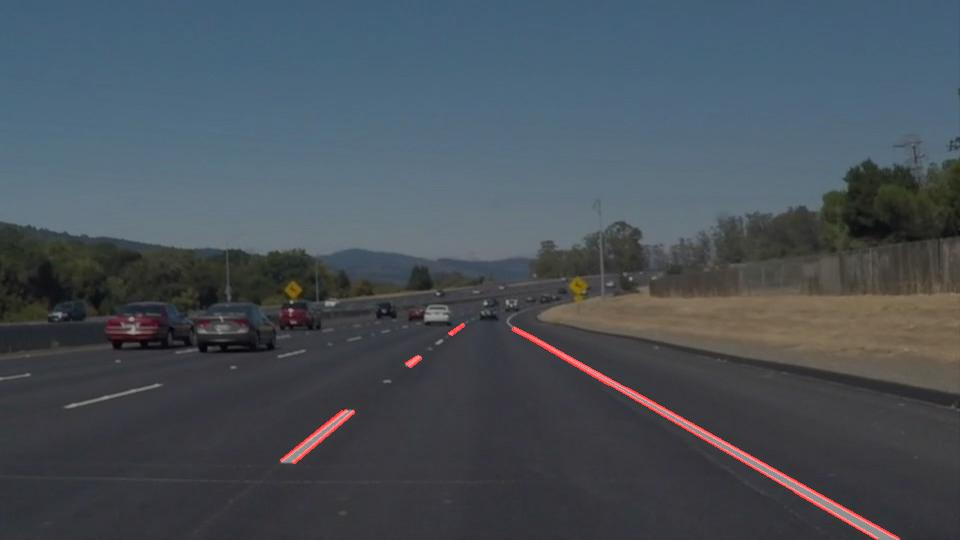
#> input picture test_images/solidWhiteCurve_output.jpg, 960 x 540 px, given in place of solidWhiteRight.jpg, which was not available
$ jupyter execute --allow-errors P1.ipynb   (shell and % lines are left out)   (text cells are left out)
#> lines starting #> are read from the running program, lines starting #| are printed output that depends on the picture; after the words box and inside, x2 and y2 are one past the last pixel; in counts of white or black regions, pixels touching at a corner belong together; pictures that were not available may be replaced by others from this repository, and a replacement may not be noted
[cell 1]
#importing some useful packages
import matplotlib.pyplot as plt
import matplotlib.image as mpimg
import numpy as np
import cv2
from PIL import Image

[cell 2]
#reading in an image
image = mpimg.imread('test_images/solidWhiteRight.jpg')
#> image is the input picture: shape (540, 960, 3); mean R, G, B 72.4, 80.7, 88.8

#printing out some stats and plotting
print('This image is:', type(image), 'with dimensions:', image.shape)
#| This image is: <class 'numpy.ndarray'> with dimensions: (540, 960, 3)
plt.imshow(image)  # if you wanted to show a single color channel image called 'gray', for example, call as plt.imshow(gray, cmap='gray')

[cell 3]
import math

def grayscale(img):
    """Applies the Grayscale transform
    This will return an image with only one color channel
    but NOTE: to see the returned image as grayscale
    (assuming your grayscaled image is called 'gray')
    you should call plt.imshow(gray, cmap='gray')"""
    return cv2.cvtColor(img, cv2.COLOR_RGB2GRAY)
    # Or use BGR2GRAY if you read an image with cv2.imread()
    # return cv2.cvtColor(img, cv2.COLOR_BGR2GRAY)

def canny(img, low_threshold, high_threshold):
    """Applies the Canny transform"""
    return cv2.Canny(img, low_threshold, high_threshold)

def gaussian_blur(img, kernel_size):
    """Applies a Gaussian Noise kernel"""
    return cv2.GaussianBlur(img, (kernel_size, kernel_size), 0)

def region_of_interest(img, vertices):
    """
    Applies an image mask.

    Only keeps the region of the image defined by the polygon
    formed from `vertices`. The rest of the image is set to black.
    """
    #defining a blank mask to start with
    mask = np.zeros_like(img)

    #defining a 3 channel or 1 channel color to fill the mask with depending on the input image
    if len(img.shape) > 2:
        channel_count = img.shape[2]  # i.e. 3 or 4 depending on your image
        ignore_mask_color = (255,) * channel_count
    else:
        ignore_mask_color = 255

    #filling pixels inside the polygon defined by "vertices" with the fill color
    cv2.fillPoly(mask, vertices, ignore_mask_color)

    #returning the image only where mask pixels are nonzero
    masked_image = cv2.bitwise_and(img, mask)
    return masked_image

def ave_lines(lines):
    # [14 lines of commented-out code are left out]
    points = []
    for line in lines:
        for x1,y1,x2,y2 in line:
            points.append([x1,y1])
            points.append([x2,y2])

    ave_line = cv2.fitLine(np.array(points), cv2.DIST_WELSCH,0, 0.01, 0.01)

    return ave_line[0], ave_line[1], ave_line[2], ave_line[3]


def draw_lines(img, lines, color=[255, 0, 0], thickness=2):
    """
    NOTE: this is the function you might want to use as a starting point once you want to
    average/extrapolate the line segments you detect to map out the full
    extent of the lane (going from the result shown in raw-lines-example.mp4
    to that shown in P1_example.mp4).

    Think about things like separating line segments by their
    slope ((y2-y1)/(x2-x1)) to decide which segments are part of the left
    line vs. the right line.  Then, you can average the position of each of
    the lines and extrapolate to the top and bottom of the lane.

    This function draws `lines` with `color` and `thickness`.
    Lines are drawn on the image inplace (mutates the image).
    If you want to make the lines semi-transparent, think about combining
    this function with the weighted_img() function below
    """
    height = img.shape[0]
    width = img.shape[1]
    left_line = []
    right_line = []
    for line in lines:
        for x1,y1,x2,y2 in line:
            slope = ((y2-y1)/(x2-x1))
            if slope < -0.4:
                left_line.append(line)
            elif slope > 0.4:
                right_line.append(line)

    for line in left_line:
        for x1,y1,x2,y2 in line:
            cv2.line(img, (x1, y1), (x2, y2), [0, 255, 0], 2)
    for line in right_line:
        for x1,y1,x2,y2 in line:
            cv2.line(img, (x1, y1), (x2, y2), [255, 0, 0], 2)

    left_ave_vx, left_ave_vy, left_ave_x, left_ave_y = ave_lines(left_line)
    right_ave_vx, right_ave_vy, right_ave_x, right_ave_y = ave_lines(right_line)

    y1 = height - 1
    y2 = math.floor(0.65 * height)

    left_x1 = math.floor((y1 - left_ave_y)*left_ave_vx/left_ave_vy + left_ave_x)
    left_x2 = math.floor((y2 - left_ave_y)*left_ave_vx/left_ave_vy + left_ave_x)

    right_x1 = math.floor((y1 - right_ave_y)*right_ave_vx/right_ave_vy + right_ave_x)
    right_x2 = math.floor((y2 - right_ave_y)*right_ave_vx/right_ave_vy + right_ave_x)

    # print(left_ave_slope, left_ave_x, left_ave_y)
    # print(right_ave_slope, right_ave_x, right_ave_y)

    cv2.line(img, (left_x1, y1), (left_x2, y2), [0, 0, 255], 10)
    cv2.line(img, (right_x1, y1), (right_x2, y2), [0, 0, 255], 10)


def hough_lines(img, rho, theta, threshold, min_line_len, max_line_gap):
    """
    `img` should be the output of a Canny transform.

    Returns an image with hough lines drawn.
    """
    lines = cv2.HoughLinesP(img, rho, theta, threshold, np.array([]), minLineLength=min_line_len, maxLineGap=max_line_gap)
    line_img = np.zeros((img.shape[0], img.shape[1], 3), dtype=np.uint8)
    draw_lines(line_img, lines)
    return line_img

# Python 3 has support for cool math symbols.

def weighted_img(img, initial_img, α=0.8, β=1., λ=0.):
    """
    `img` is the output of the hough_lines(), An image with lines drawn on it.
    Should be a blank image (all black) with lines drawn on it.

    `initial_img` should be the image before any processing.

    The result image is computed as follows:

    initial_img * α + img * β + λ
    NOTE: initial_img and img must be the same shape!
    """
    return cv2.addWeighted(initial_img, α, img, β, λ)

[cell 4]
import os
os.listdir("test_images/")

[cell 5]
# TODO: Build your pipeline that will draw lane lines on the test_images
# then save them to the test_images directory.
#reading in an image

# input a test image
filename = 'solidYellowCurve.jpg'
image = mpimg.imread('test_images/' + filename)
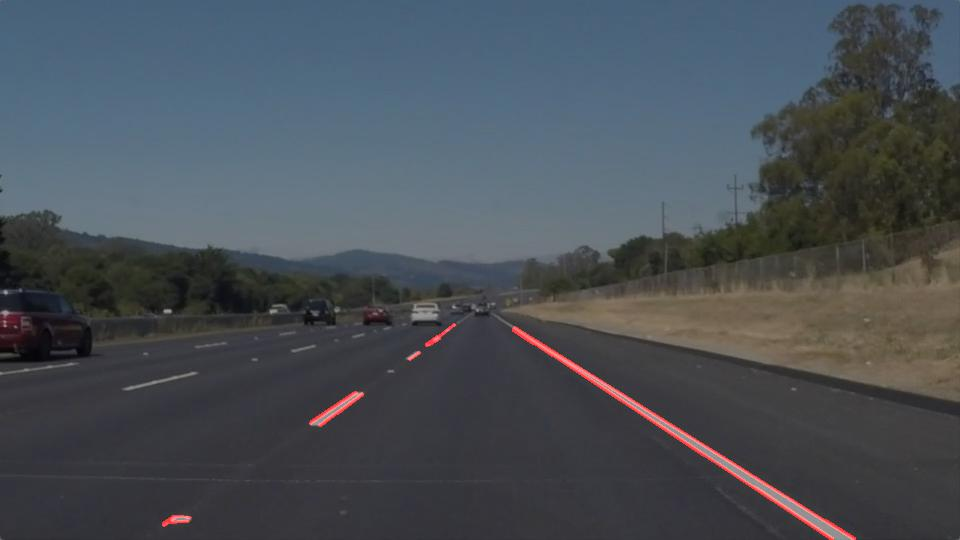
#> input picture test_images/solidWhiteRight_output.jpg, 960 x 540 px, given in place of solidYellowCurve.jpg, which was not available
#> image is the input picture: shape (540, 960, 3); mean R, G, B 73.4, 79.5, 86.1
output_image_name = 'test_images/' + filename.split('.')[0] + '_outputv3.jpg'
fig_output = plt.gcf()

height = image.shape[0]
width = image.shape[1]
print(height, width)
#| 540 960
# apply color mask
lower = np.array([150,150,0])#example value
upper = np.array([255,255,255]) #example value

color_mask_white = cv2.inRange(image, lower, upper)
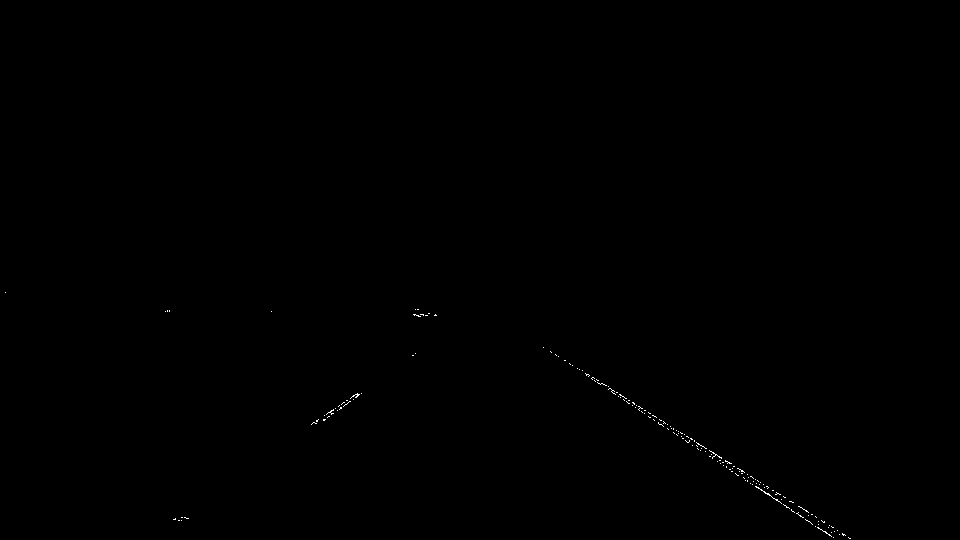
#> color_mask_white: shape (540, 960); 0.11% white in thin lines or dots, all inside (x1, y1, x2, y2) = (5, 292, 851, 539)

image_color_select = cv2.bitwise_and(image, image, mask = color_mask_white)
# apply
# plt.imshow(image_color_select)

# apply region of interest

roi_region = np.array([[0, height -1],[math.floor(0.475*width), math.floor(0.6*height)], [math.floor(0.525*width), math.floor(0.6*height)], [width-1, height -1]])
image_roi = region_of_interest(image_color_select, [roi_region])
# plt.imshow(image_roi)

# canny detector
canny_low_threshold = 100
canny_high_threshold = 150
kernel_size = 3

image_gaussian = gaussian_blur(grayscale(image_roi), kernel_size)
image_canny = canny(image_gaussian, canny_low_threshold, canny_high_threshold)
#> in canny, `return cv2.Canny(img, low_threshold, high_threshold)`:
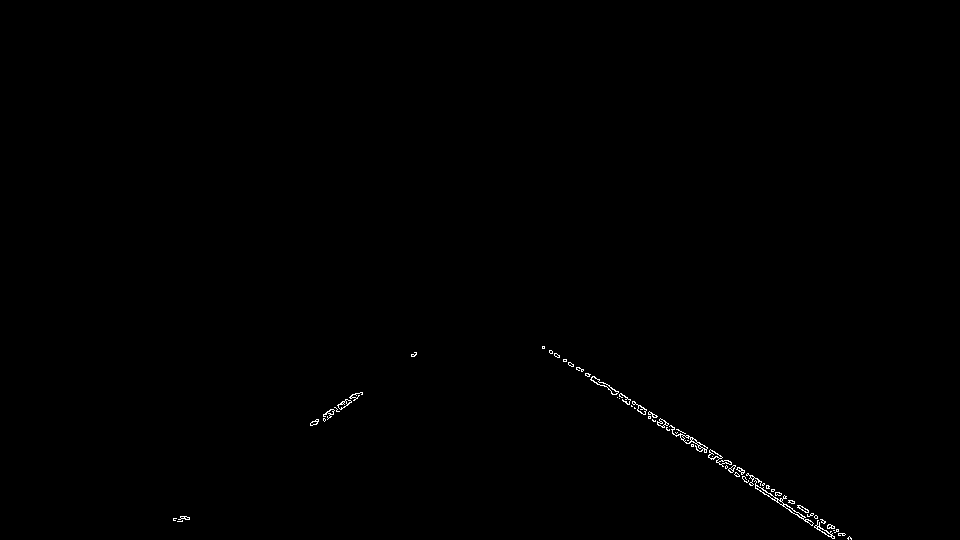
#> returned value: shape (540, 960); 0.27% white in thin lines or dots, all inside (x1, y1, x2, y2) = (173, 346, 852, 540)
# plt.imshow(image_canny)

# hough_lines
rho = 1
theta = np.pi/360
threshold = 10
min_line_len = 10
max_line_gap = 5
image_hough = hough_lines(image_canny, rho, theta, threshold, min_line_len, max_line_gap)
#> in hough_lines, `lines = cv2.HoughLinesP(img, rho, theta, threshold, np.array([]), minL..`: lines = 44 rows, first 6: [551, 350, 850, 537], [542, 347, 591, 377], [690, 441, 851, 539], [727, 467, 780, 500], [808, 512, 851, 538], [708, 456, 742, 478]
#> the loop in draw_lines, `for line in lines:` made 44 passes
#> after the loop in draw_lines, `for line in lines:`: left_line = [[[311, 425, 358, 393]], [[323, 420, 341, 407]], [[329, 417, 362, 394]], [[310, 423, 355, 393]], [[344, 404, 361, 392]], [[323, 415, 356, 393]], [[314, 424, 339, 408]], [[338, 411, 357, 398]]]; right_line = 35 items, first 6: [[551, 350, 850, 537]], [[542, 347, 591, 377]], [[690, 441, 851, 539]], [[727, 467, 780, 500]], [[808, 512, 851, 538]], [[708, 456, 742, 478]]
#> the loop in draw_lines, `for line in left_line:` made 8 passes
#> the loop in draw_lines, `for line in right_line:` made 35 passes
#> after the loop in draw_lines, `for line in right_line:`:
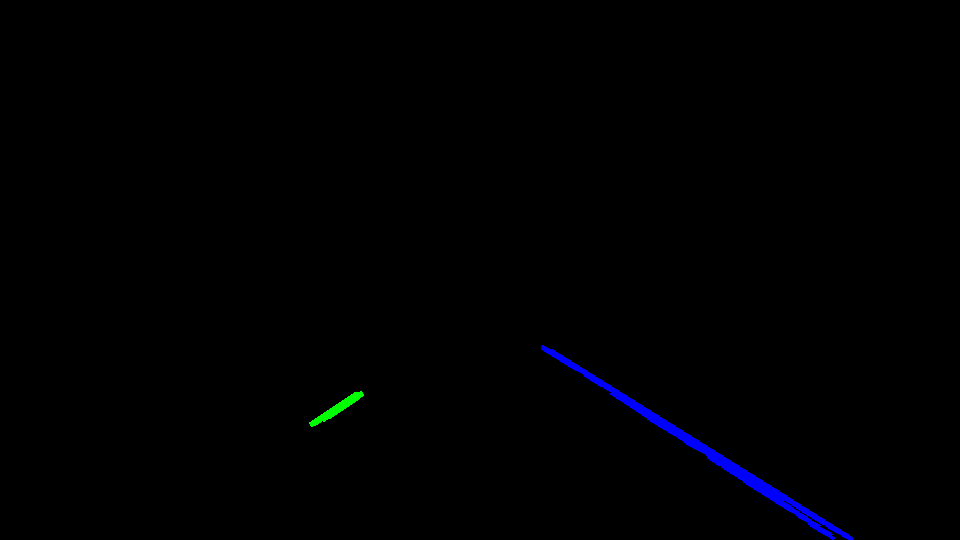
#> img: shape (540, 960, 3); mean of channels 0, 1, 2 1.6, 0.2, 0; drawn as B, G, R
#> the loop in ave_lines, `for line in lines:` made 8 passes
#> after the loop in ave_lines, `for line in lines:`: points = [[311, 425], [358, 393], [323, 420], [341, 407], [329, 417], [362, 394], [310, 423], [355, 393], [344, 404], [361, 392], [323, 415], [356, 393], [314, 424], [339, 408], [338, 411], [357, 398]]
#> in ave_lines, `ave_line = cv2.fitLine(np.array(points), cv2.DIST_WELSCH,0, 0.01, 0.01)`: ave_line = [0.832, -0.555, 338.9, 407.4]
#> in draw_lines, `left_ave_vx, left_ave_vy, left_ave_x, left_ave_y = ave_lines(left_line)`: left_ave_vx = [0.832]; left_ave_vy = [-0.555]; left_ave_x = [338.9]; left_ave_y = [407.4]
#> the loop in ave_lines (call 2), `for line in lines:` made 35 passes
#> in draw_lines, `right_ave_vx, right_ave_vy, right_ave_x, right_ave_y = ave_lines(right..`: right_ave_vx = [0.84]; right_ave_vy = [0.543]; right_ave_x = [710.5]; right_ave_y = [455.8]
#> in draw_lines, `left_x1 = math.floor((y1 - left_ave_y)*left_ave_vx/left_ave_vy + left_..`: left_x1 = 141
#> in draw_lines, `left_x2 = math.floor((y2 - left_ave_y)*left_ave_vx/left_ave_vy + left_..`: left_x2 = 423
#> in draw_lines, `right_x1 = math.floor((y1 - right_ave_y)*right_ave_vx/right_ave_vy + r..`: right_x1 = 838
#> in draw_lines, `right_x2 = math.floor((y2 - right_ave_y)*right_ave_vx/right_ave_vy + r..`: right_x2 = 548
# plt.imshow(image_hough)

# Combination
image_final = weighted_img(image_hough, image, α=0.6, β=1., λ=0.)
#> in weighted_img, `return cv2.addWeighted(initial_img, α, img, β, λ)`:
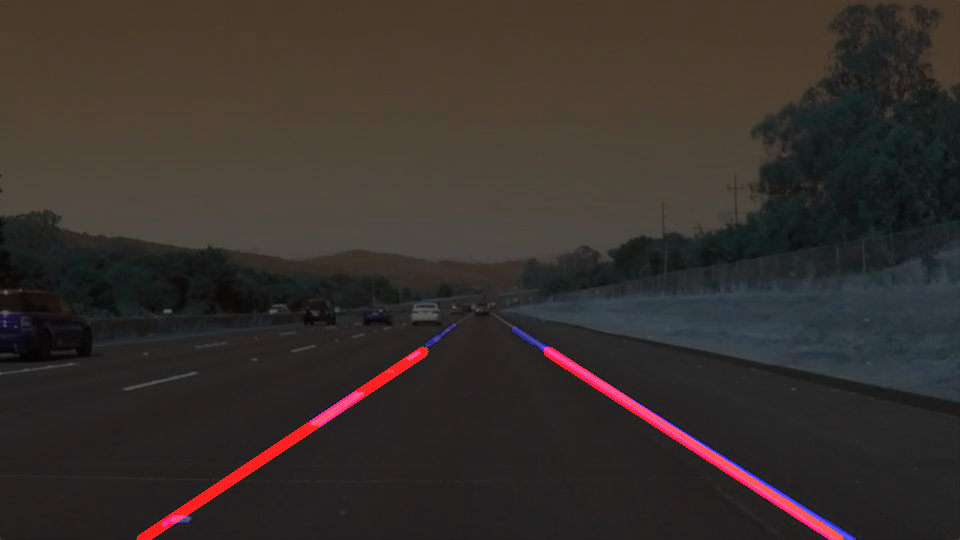
#> returned value: shape (540, 960, 3); mean of channels 0, 1, 2 44.2, 47.7, 54.6; drawn as B, G, R
# plt.imshow(image_final)
im = Image.fromarray(image_final)
im.save(output_image_name)

[cell 6]
# Import everything needed to edit/save/watch video clips
from moviepy.editor import VideoFileClip
from IPython.display import HTML

[cell 7]
def process_image(image):
    # NOTE: The output you return should be a color image (3 channel) for processing video below
    # TODO: put your pipeline here,
    # you should return the final output (image where lines are drawn on lanes)

    height = image.shape[0]
    width = image.shape[1]

    ########### parameters: ##########
    #
    # color
    color_lower = np.array([210,210,210])#example value
    color_lower_yellow = np.array([200,200,0])#example value
    color_upper = np.array([255,255,255]) #example value

    sensitivity = 50
    color_hsv_white_lower = np.array([0,0,255-sensitivity])
    color_hsv_white_upper = np.array([255,sensitivity,255])
    color_hsv_yellow_lower = np.array([40,50,50])
    color_hsv_yellow_upper = np.array([100,255,255])
    #


    # roi
    roi_region = np.array([[0, height -1],
                           [math.floor(0.45*width), math.floor(0.6*height)],
                           [math.floor(0.55*width), math.floor(0.6*height)],
                           [width-1, height -1]])

    # canny
    canny_low_threshold = 100
    canny_high_threshold = 160
    kernel_size = 5

    # hough_lines
    rho = 1
    theta = np.pi/360
    threshold = 10
    min_line_len = 10
    max_line_gap = 5

    ############ pipeline: ###########

    # color mask
    img_hsv = cv2.cvtColor(image, cv2.COLOR_BGR2HSV)
#> img_hsv: shape (540, 960, 3); mean H, S, V 54.9, 52.9, 90.6

    color_mask_white = cv2.inRange(img_hsv, color_hsv_white_lower, color_hsv_white_upper)
#> color_mask_white: shape (540, 960); every value is 0
    color_mask_yellow = cv2.inRange(img_hsv, color_hsv_yellow_lower, color_hsv_yellow_upper)
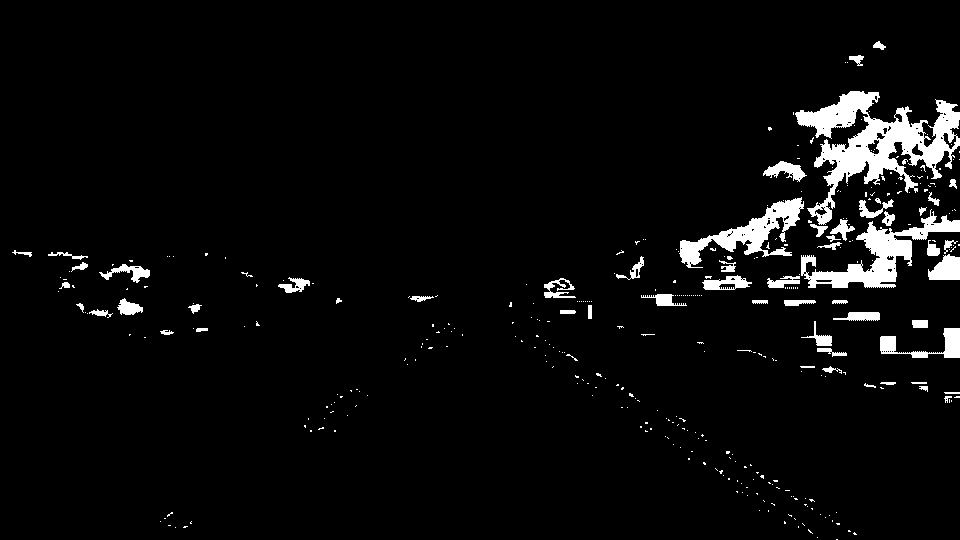
#> color_mask_yellow: shape (540, 960); 4.4% white; 372 white regions (312 under 20 px), largest, box (x1, y1, x2, y2) and area: (795, 91, 960, 225) 7778, (801, 209, 960, 288) 3664, (679, 197, 804, 268) 2682
    color_mask = cv2.bitwise_or(color_mask_white, color_mask_yellow)


    image_color_select = cv2.bitwise_and(image, image, mask = color_mask)
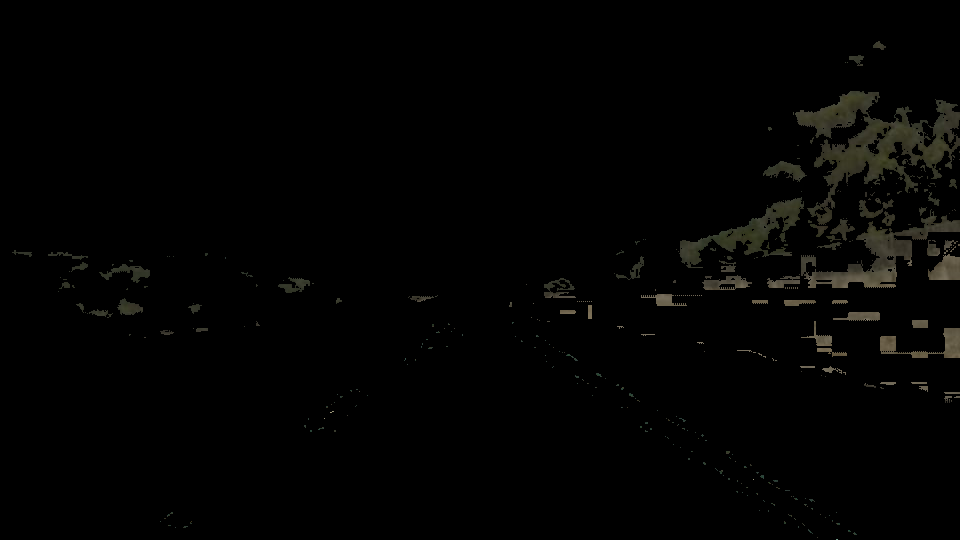
#> image_color_select: shape (540, 960, 3); mean R, G, B 2.9, 2.8, 2.1

    # return color_mask_white
    # region of interest
    image_roi = region_of_interest(image_color_select, [roi_region])
#> in region_of_interest (call 2), `cv2.fillPoly(mask, vertices, ignore_mask_color)`:
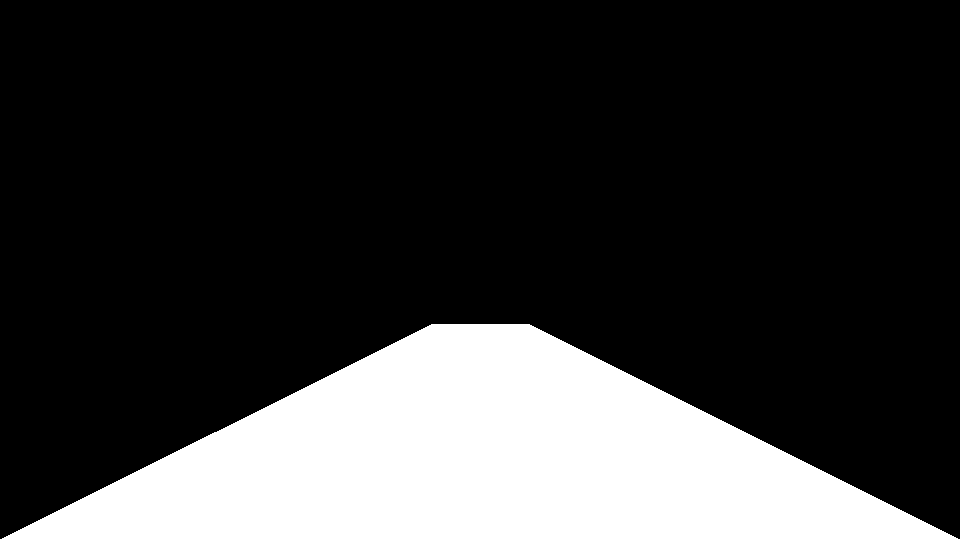
#> mask: shape (540, 960, 3); 22.1% white; 1 white region, box (x1, y1, x2, y2) and area: (0, 324, 960, 540) 114372

    # canny detector
    image_gaussian = gaussian_blur(grayscale(image_roi), kernel_size)
    image_canny = canny(image_gaussian, canny_low_threshold, canny_high_threshold)
#> call 2 of canny, with low_threshold = 100, high_threshold = 160
#> in canny (call 2), `return cv2.Canny(img, low_threshold, high_threshold)`:
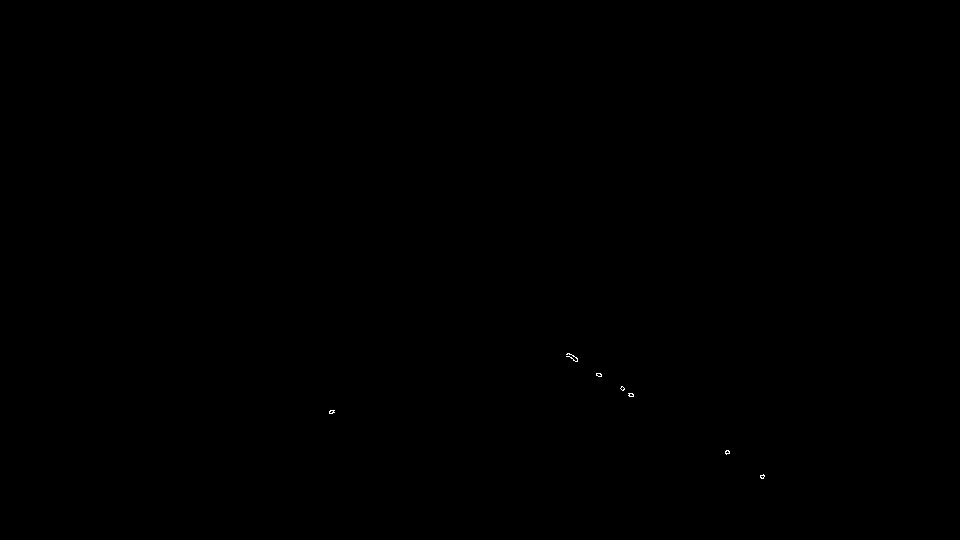
#> returned value: shape (540, 960); 0.02% white in thin lines or dots, all inside (x1, y1, x2, y2) = (329, 353, 765, 479)

    # hough line
    image_hough = hough_lines(image_canny, rho, theta, threshold, min_line_len, max_line_gap)
#> the loop in draw_lines (call 2), `for line in lines:` made 3 passes
#> line on passes 1 to 3: [[623, 389, 633, 395]], [[566, 354, 577, 361]], [[621, 389, 633, 396]]
#> the loop in draw_lines (call 2), `for line in right_line:` made 3 passes

    # Combination
    image_final = weighted_img(image_hough, image, α=0.6, β=1., λ=0.)

    return image_final
